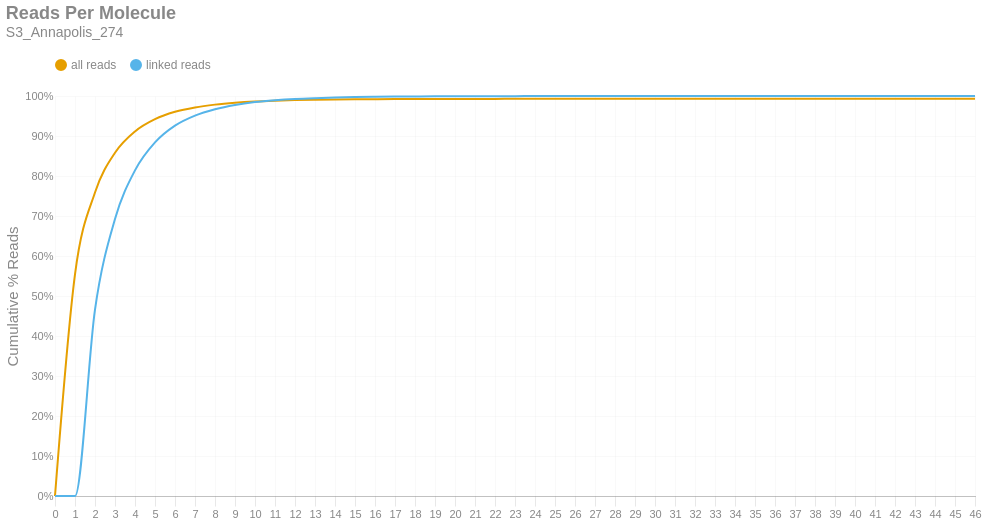

Notebook code for this chart:
### Markdown cell above
### Reads per Molecule
This chart shows the cumulative distribution of the number of reads per linked molecule. That is, how many alignments are associated with a unique molecule. This excludes the number of reads associated with invalid or absent linked-read barcodes. The `linked` histogram is the percentages recalculated when disregarding singletons.

### Code cell
if SKIPLR:
    print_html(f"Skipped")
else:
    counts = np.bincount(valids['reads'].cast(pl.Int64).to_numpy())
    weighted = counts * np.arange(len(counts))
    all_perc = weighted / n_reads
    linked_perc = weighted / n_linked_reads
    linked_perc[1] = 0
    binned_df = pl.DataFrame({
        'readsper': list(range(len(counts))),
        'all reads (cumsum)': np.cumsum(all_perc).tolist(),
        'linked reads (cumsum)': np.cumsum(linked_perc).tolist(),
    })

    with SafeRender(binned_df):
        (
            density_plot(binned_df, 'Reads Per Molecule', samplename, 'readspmol')
            .encode(
                x=alt.X('readsper:O', title=None).axis(labelAngle=0).scale(padding=0),
                y=alt.Y('value:Q', title='Cumulative % Reads').axis(format='%').stack(False),
                color=alt.Color("key:N").scale(domain=["all reads", "linked reads"]),
                tooltip=[
                    alt.Tooltip("key:N", title="Data Type"),
                    alt.Tooltip("readsper:O", title="Reads Per Molecule"),
                    alt.Tooltip("value:Q", format=".2%", title="% Reads (Cum.)")
                ]            
            )
        ).display()

### Figure 1 — Vega-Lite specification as saved in the notebook (floating-point values rounded to 4 significant figures)
{"width": "container", "height": 400, "config": {"title": {"anchor": "start", "dy": -15, "fontSize": 18, "color": "#888888", "subtitleColor": "#888888", "subtitleFontSize": 14}, "arc": {"fill": "#0072B2"}, "axis": {"domainColor": "#888888", "domainWidth": 0.5, "gridWidth": 0.2, "grid": false, "titleFontWeight": 400, "titleFontSize": 15, "labelFontSize": 11, "labelColor": "#888888", "tickColor": "#888888", "tickWidth": 0.2, "titleColor": "#888888"}, "axisBand": {"grid": false}, "axisX": {"grid": true, "tickSize": 10, "domainCap": "round"}, "axisY": {"domain": false, "grid": true, "tickSize": 0, "domainCap": "round"}, "background": "transparent", "header": {"labelFontSize": 15, "labelColor": "#888888", "titleFontSize": 15, "titleFontWeight": 600, "titleColor": "#888888"}, "legend": {"labelFont": "sans-serif", "labelFontSize": 12, "labelColor": "#888888", "symbolSize": 100, "symbolType": "circle", "titleFontSize": 12, "titlePadding": 10, "titleColor": "#888888", "title": null, "orient": "top"}, "range": {"category": ["#E69F00", "#56B4E9", "#009E73", "#F0E442", "#0072B2", "#D55E00", "#CC79A7", "#000000"], "diverging": ["#cfe8f3", "#a2d4ec", "#73bfe2", "#46abdb", "#1696d2", "#12719e"]}, "area": {"fill": "#0072B2", "fillOpacity": 0.7, "line": true, "strokeOpacity": 0.7}, "line": {"color": "#0072B2", "stroke": "#0072B2", "strokeWidth": 2}, "trail": {"color": "#0072B2", "stroke": "#0072B2", "strokeWidth": 0, "size": 1}, "point": {"filled": true, "fillOpacity": 1.0, "size": 95}, "text": {"color": "#888888", "fontSize": 11, "align": "right", "fontWeight": 400, "size": 11}, "bar": {"fill": "#0072B2", "stroke": null}, "view": {"stroke": null, "continuousWidth": 660, "continuousHeight": 400}}, "data": {"name": "data-9197e46b153580d0cedc57f628267a3f"}, "mark": {"type": "line", "interpolate": "monotone", "point": {"opacity": 0, "size": 275}}, "encoding": {"color": {"field": "key", "scale": {"domain": ["all reads", "linked reads"]}, "type": "nominal"}, "tooltip": [{"field": "key", "title": "Data Type", "type": "nominal"}, {"field": "readsper", "title": "Reads Per Molecule", "type": "ordinal"}, {"field": "value", "format": ".2%", "title": "% Reads (Cum.)", "type": "quantitative"}], "x": {"axis": {"labelAngle": 0}, "field": "readsper", "scale": {"padding": 0}, "title": null, "type": "ordinal"}, "y": {"axis": {"format": "%"}, "field": "value", "stack": false, "title": "Cumulative % Reads", "type": "quantitative"}}, "params": [{"name": "param_c36ac31b6afebe62", "select": {"type": "point", "fields": ["key"]}, "bind": "legend"}], "title": {"text": "Reads Per Molecule", "subtitle": "S3_Annapolis_274"}, "transform": [{"fold": ["all reads (cumsum)", "linked reads (cumsum)"]}, {"calculate": "replace(datum.key, ' (cumsum)', '')", "as": "key"}, {"filter": {"param": "param_c36ac31b6afebe62"}}], "usermeta": {"embedOptions": {"downloadFileName": "S3_Annapolis_274.readspmol"}}, "$schema": "https://vega.github.io/schema/vega-lite/v6.1.0.json", "datasets": {"data-9197e46b153580d0cedc57f628267a3f": [{"readsper": 0, "all reads (cumsum)": 0.0, "linked reads (cumsum)": 0.0}, {"readsper": 1, "all reads (cumsum)": 0.5542, "linked reads (cumsum)": 0.0}, {"readsper": 2, "all reads (cumsum)": 0.7587, "linked reads (cumsum)": 0.4661}, {"readsper": 3, "all reads (cumsum)": 0.858, "linked reads (cumsum)": 0.6925}, {"readsper": 4, "all reads (cumsum)": 0.9114, "linked reads (cumsum)": 0.8141}, {"readsper": 5, "all reads (cumsum)": 0.942, "linked reads (cumsum)": 0.8839}, {"readsper": 6, "all reads (cumsum)": 0.9604, "linked reads (cumsum)": 0.9258}, {"readsper": 7, "all reads (cumsum)": 0.9714, "linked reads (cumsum)": 0.9509}, {"readsper": 8, "all reads (cumsum)": 0.9784, "linked reads (cumsum)": 0.9669}, {"readsper": 9, "all reads (cumsum)": 0.9832, "linked reads (cumsum)": 0.9776}, {"readsper": 10, "all reads (cumsum)": 0.9863, "linked reads (cumsum)": 0.9848}, {"readsper": 11, "all reads (cumsum)": 0.9883, "linked reads (cumsum)": 0.9894}, {"readsper": 12, "all reads (cumsum)": 0.9897, "linked reads (cumsum)": 0.9926}, {"readsper": 13, "all reads (cumsum)": 0.9907, "linked reads (cumsum)": 0.9947}, {"readsper": 14, "all reads (cumsum)": 0.9913, "linked reads (cumsum)": 0.9962}, {"readsper": 15, "all reads (cumsum)": 0.9918, "linked reads (cumsum)": 0.9973}, {"readsper": 16, "all reads (cumsum)": 0.9921, "linked reads (cumsum)": 0.998}, {"readsper": 17, "all reads (cumsum)": 0.9924, "linked reads (cumsum)": 0.9985}, {"readsper": 18, "all reads (cumsum)": 0.9925, "linked reads (cumsum)": 0.9989}, {"readsper": 19, "all reads (cumsum)": 0.9926, "linked reads (cumsum)": 0.9992}, {"readsper": 20, "all reads (cumsum)": 0.9927, "linked reads (cumsum)": 0.9993}, {"readsper": 21, "all reads (cumsum)": 0.9928, "linked reads (cumsum)": 0.9995}, {"readsper": 22, "all reads (cumsum)": 0.9928, "linked reads (cumsum)": 0.9996}, {"readsper": 23, "all reads (cumsum)": 0.9928, "linked reads (cumsum)": 0.9997}, {"readsper": 24, "all reads (cumsum)": 0.9929, "linked reads (cumsum)": 0.9998}, {"readsper": 25, "all reads (cumsum)": 0.9929, "linked reads (cumsum)": 0.9999}, {"readsper": 26, "all reads (cumsum)": 0.9929, "linked reads (cumsum)": 0.9999}, {"readsper": 27, "all reads (cumsum)": 0.993, "linked reads (cumsum)": 0.9999}, {"readsper": 28, "all reads (cumsum)": 0.993, "linked reads (cumsum)": 0.9999}, {"readsper": 29, "all reads (cumsum)": 0.993, "linked reads (cumsum)": 0.9999}, {"readsper": 30, "all reads (cumsum)": 0.993, "linked reads (cumsum)": 0.9999}, {"readsper": 31, "all reads (cumsum)": 0.993, "linked reads (cumsum)": 1.0}, {"readsper": 32, "all reads (cumsum)": 0.993, "linked reads (cumsum)": 1.0}, {"readsper": 33, "all reads (cumsum)": 0.993, "linked reads (cumsum)": 1.0}, {"readsper": 34, "all reads (cumsum)": 0.993, "linked reads (cumsum)": 1.0}, {"readsper": 35, "all reads (cumsum)": 0.993, "linked reads (cumsum)": 1.0}, {"readsper": 36, "all reads (cumsum)": 0.993, "linked reads (cumsum)": 1.0}, {"readsper": 37, "all reads (cumsum)": 0.993, "linked reads (cumsum)": 1.0}, {"readsper": 38, "all reads (cumsum)": 0.993, "linked reads (cumsum)": 1.0}, {"readsper": 39, "all reads (cumsum)": 0.993, "linked reads (cumsum)": 1.0}, {"readsper": 40, "all reads (cumsum)": 0.993, "linked reads (cumsum)": 1.0}, {"readsper": 41, "all reads (cumsum)": 0.993, "linked reads (cumsum)": 1.0}, {"readsper": 42, "all reads (cumsum)": 0.993, "linked reads (cumsum)": 1.0}, {"readsper": 43, "all reads (cumsum)": 0.993, "linked reads (cumsum)": 1.0}, {"readsper": 44, "all reads (cumsum)": 0.993, "linked reads (cumsum)": 1.0}, {"readsper": 45, "all reads (cumsum)": 0.993, "linked reads (cumsum)": 1.0}, {"readsper": 46, "all reads (cumsum)": 0.993, "linked reads (cumsum)": 1.0}]}}
